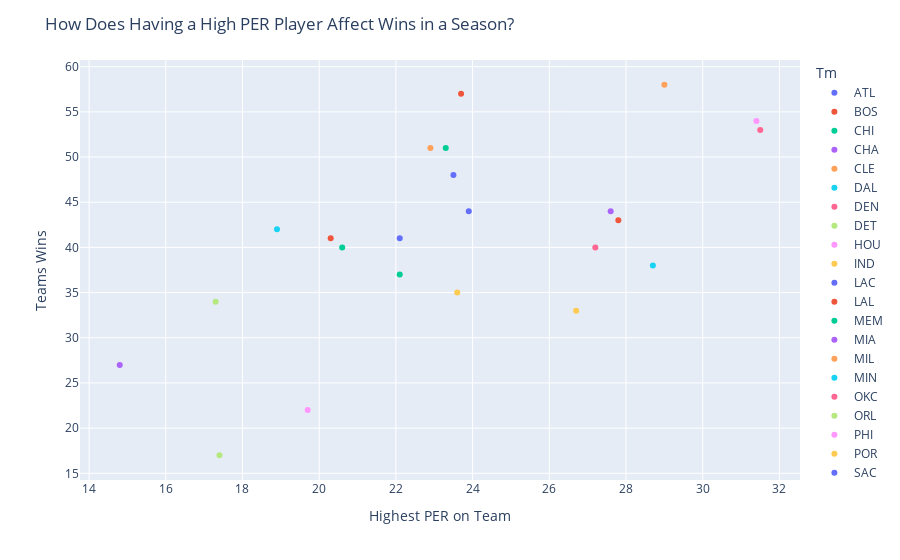

The cell this chart's notebook holds for it:
### Markdown cell above
## Question 1: How does player efficiency rating (PER) correlate with a team's win-loss record?

### Code cell
model = LinearRegression()
# display(per)

teams[["wins", "losses"]] = teams["Overall"].str.split("-", expand=True).astype(int)
# teams["W/L Ratio"] = round((teams["wins"] / (teams["losses"] + teams["wins"])), 2)
# WL = teams["W/L Ratio"]
#display(teams)

top_players = per.groupby("Tm")["PER"].max().reset_index()
top_players.loc[top_players["Tm"] == "CHO", "Tm"] = "CHA"
top_players = pd.merge(top_players, teams[["abbrev", "wins"]], left_on="Tm", right_on="abbrev")
top_players.drop(columns="abbrev", inplace=True)

pxo.scatter(top_players, x = "PER", y = "wins", color="Tm").update_layout(xaxis_title = "Highest PER on Team", yaxis_title = "Teams Wins", title="How Does Having a High PER Player Affect Wins in a Season?")

### Figure 1 — Plotly figure (JSON) as saved in the notebook; plotly's stock layout.template omitted (floating-point values rounded to 4 significant figures)
{"data": [{"hovertemplate": "Tm=ATL<br>PER=%{x}<br>wins=%{y}<extra></extra>", "legendgroup": "ATL", "marker": {"color": "#636efa", "symbol": "circle"}, "mode": "markers", "name": "ATL", "orientation": "v", "showlegend": true, "type": "scatter", "x": [22.1], "xaxis": "x", "y": [41], "yaxis": "y"}, {"hovertemplate": "Tm=BOS<br>PER=%{x}<br>wins=%{y}<extra></extra>", "legendgroup": "BOS", "marker": {"color": "#EF553B", "symbol": "circle"}, "mode": "markers", "name": "BOS", "orientation": "v", "showlegend": true, "type": "scatter", "x": [23.7], "xaxis": "x", "y": [57], "yaxis": "y"}, {"hovertemplate": "Tm=CHI<br>PER=%{x}<br>wins=%{y}<extra></extra>", "legendgroup": "CHI", "marker": {"color": "#00cc96", "symbol": "circle"}, "mode": "markers", "name": "CHI", "orientation": "v", "showlegend": true, "type": "scatter", "x": [20.6], "xaxis": "x", "y": [40], "yaxis": "y"}, {"hovertemplate": "Tm=CHA<br>PER=%{x}<br>wins=%{y}<extra></extra>", "legendgroup": "CHA", "marker": {"color": "#ab63fa", "symbol": "circle"}, "mode": "markers", "name": "CHA", "orientation": "v", "showlegend": true, "type": "scatter", "x": [14.8], "xaxis": "x", "y": [27], "yaxis": "y"}, {"hovertemplate": "Tm=CLE<br>PER=%{x}<br>wins=%{y}<extra></extra>", "legendgroup": "CLE", "marker": {"color": "#FFA15A", "symbol": "circle"}, "mode": "markers", "name": "CLE", "orientation": "v", "showlegend": true, "type": "scatter", "x": [22.9], "xaxis": "x", "y": [51], "yaxis": "y"}, {"hovertemplate": "Tm=DAL<br>PER=%{x}<br>wins=%{y}<extra></extra>", "legendgroup": "DAL", "marker": {"color": "#19d3f3", "symbol": "circle"}, "mode": "markers", "name": "DAL", "orientation": "v", "showlegend": true, "type": "scatter", "x": [28.7], "xaxis": "x", "y": [38], "yaxis": "y"}, {"hovertemplate": "Tm=DEN<br>PER=%{x}<br>wins=%{y}<extra></extra>", "legendgroup": "DEN", "marker": {"color": "#FF6692", "symbol": "circle"}, "mode": "markers", "name": "DEN", "orientation": "v", "showlegend": true, "type": "scatter", "x": [31.5], "xaxis": "x", "y": [53], "yaxis": "y"}, {"hovertemplate": "Tm=DET<br>PER=%{x}<br>wins=%{y}<extra></extra>", "legendgroup": "DET", "marker": {"color": "#B6E880", "symbol": "circle"}, "mode": "markers", "name": "DET", "orientation": "v", "showlegend": true, "type": "scatter", "x": [17.4], "xaxis": "x", "y": [17], "yaxis": "y"}, {"hovertemplate": "Tm=HOU<br>PER=%{x}<br>wins=%{y}<extra></extra>", "legendgroup": "HOU", "marker": {"color": "#FF97FF", "symbol": "circle"}, "mode": "markers", "name": "HOU", "orientation": "v", "showlegend": true, "type": "scatter", "x": [19.7], "xaxis": "x", "y": [22], "yaxis": "y"}, {"hovertemplate": "Tm=IND<br>PER=%{x}<br>wins=%{y}<extra></extra>", "legendgroup": "IND", "marker": {"color": "#FECB52", "symbol": "circle"}, "mode": "markers", "name": "IND", "orientation": "v", "showlegend": true, "type": "scatter", "x": [23.6], "xaxis": "x", "y": [35], "yaxis": "y"}, {"hovertemplate": "Tm=LAC<br>PER=%{x}<br>wins=%{y}<extra></extra>", "legendgroup": "LAC", "marker": {"color": "#636efa", "symbol": "circle"}, "mode": "markers", "name": "LAC", "orientation": "v", "showlegend": true, "type": "scatter", "x": [23.9], "xaxis": "x", "y": [44], "yaxis": "y"}, {"hovertemplate": "Tm=LAL<br>PER=%{x}<br>wins=%{y}<extra></extra>", "legendgroup": "LAL", "marker": {"color": "#EF553B", "symbol": "circle"}, "mode": "markers", "name": "LAL", "orientation": "v", "showlegend": true, "type": "scatter", "x": [27.8], "xaxis": "x", "y": [43], "yaxis": "y"}, {"hovertemplate": "Tm=MEM<br>PER=%{x}<br>wins=%{y}<extra></extra>", "legendgroup": "MEM", "marker": {"color": "#00cc96", "symbol": "circle"}, "mode": "markers", "name": "MEM", "orientation": "v", "showlegend": true, "type": "scatter", "x": [23.3], "xaxis": "x", "y": [51], "yaxis": "y"}, {"hovertemplate": "Tm=MIA<br>PER=%{x}<br>wins=%{y}<extra></extra>", "legendgroup": "MIA", "marker": {"color": "#ab63fa", "symbol": "circle"}, "mode": "markers", "name": "MIA", "orientation": "v", "showlegend": true, "type": "scatter", "x": [27.6], "xaxis": "x", "y": [44], "yaxis": "y"}, {"hovertemplate": "Tm=MIL<br>PER=%{x}<br>wins=%{y}<extra></extra>", "legendgroup": "MIL", "marker": {"color": "#FFA15A", "symbol": "circle"}, "mode": "markers", "name": "MIL", "orientation": "v", "showlegend": true, "type": "scatter", "x": [29], "xaxis": "x", "y": [58], "yaxis": "y"}, {"hovertemplate": "Tm=MIN<br>PER=%{x}<br>wins=%{y}<extra></extra>", "legendgroup": "MIN", "marker": {"color": "#19d3f3", "symbol": "circle"}, "mode": "markers", "name": "MIN", "orientation": "v", "showlegend": true, "type": "scatter", "x": [18.9], "xaxis": "x", "y": [42], "yaxis": "y"}, {"hovertemplate": "Tm=OKC<br>PER=%{x}<br>wins=%{y}<extra></extra>", "legendgroup": "OKC", "marker": {"color": "#FF6692", "symbol": "circle"}, "mode": "markers", "name": "OKC", "orientation": "v", "showlegend": true, "type": "scatter", "x": [27.2], "xaxis": "x", "y": [40], "yaxis": "y"}, {"hovertemplate": "Tm=ORL<br>PER=%{x}<br>wins=%{y}<extra></extra>", "legendgroup": "ORL", "marker": {"color": "#B6E880", "symbol": "circle"}, "mode": "markers", "name": "ORL", "orientation": "v", "showlegend": true, "type": "scatter", "x": [17.3], "xaxis": "x", "y": [34], "yaxis": "y"}, {"hovertemplate": "Tm=PHI<br>PER=%{x}<br>wins=%{y}<extra></extra>", "legendgroup": "PHI", "marker": {"color": "#FF97FF", "symbol": "circle"}, "mode": "markers", "name": "PHI", "orientation": "v", "showlegend": true, "type": "scatter", "x": [31.4], "xaxis": "x", "y": [54], "yaxis": "y"}, {"hovertemplate": "Tm=POR<br>PER=%{x}<br>wins=%{y}<extra></extra>", "legendgroup": "POR", "marker": {"color": "#FECB52", "symbol": "circle"}, "mode": "markers", "name": "POR", "orientation": "v", "showlegend": true, "type": "scatter", "x": [26.7], "xaxis": "x", "y": [33], "yaxis": "y"}, {"hovertemplate": "Tm=SAC<br>PER=%{x}<br>wins=%{y}<extra></extra>", "legendgroup": "SAC", "marker": {"color": "#636efa", "symbol": "circle"}, "mode": "markers", "name": "SAC", "orientation": "v", "showlegend": true, "type": "scatter", "x": [23.5], "xaxis": "x", "y": [48], "yaxis": "y"}, {"hovertemplate": "Tm=TOR<br>PER=%{x}<br>wins=%{y}<extra></extra>", "legendgroup": "TOR", "marker": {"color": "#EF553B", "symbol": "circle"}, "mode": "markers", "name": "TOR", "orientation": "v", "showlegend": true, "type": "scatter", "x": [20.3], "xaxis": "x", "y": [41], "yaxis": "y"}, {"hovertemplate": "Tm=UTA<br>PER=%{x}<br>wins=%{y}<extra></extra>", "legendgroup": "UTA", "marker": {"color": "#00cc96", "symbol": "circle"}, "mode": "markers", "name": "UTA", "orientation": "v", "showlegend": true, "type": "scatter", "x": [22.1], "xaxis": "x", "y": [37], "yaxis": "y"}], "layout": {"legend": {"title": {"text": "Tm"}, "tracegroupgap": 0}, "margin": {"t": 60}, "title": {"text": "How Does Having a High PER Player Affect Wins in a Season?"}, "xaxis": {"anchor": "y", "domain": [0, 1], "title": {"text": "Highest PER on Team"}}, "yaxis": {"anchor": "x", "domain": [0, 1], "title": {"text": "Teams Wins"}}}}
